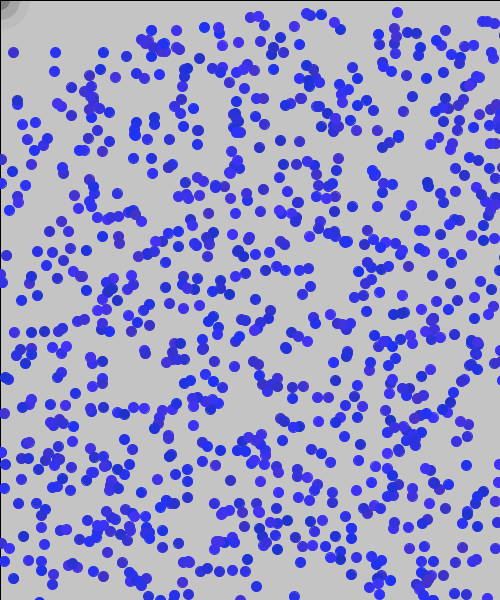
Frame 1 (no input)
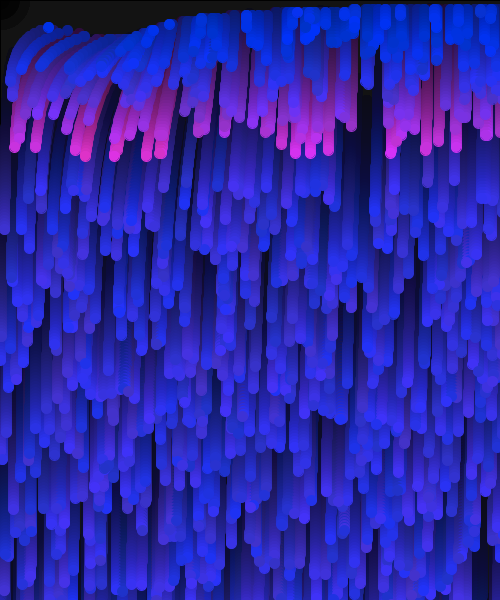
Frame 60 (the mouse pressed at the canvas centre just before this capture)
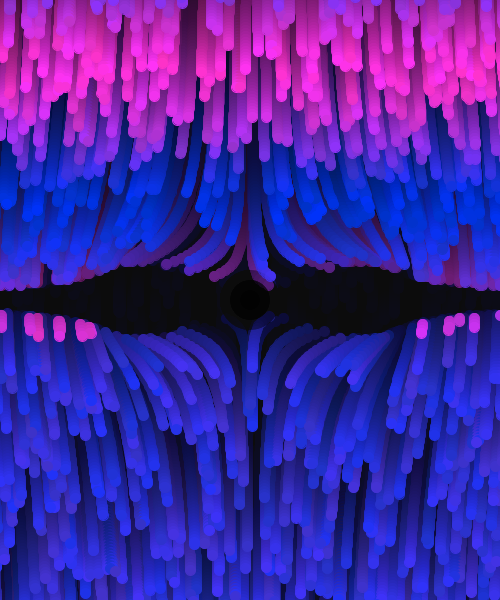
Frame 120 (the mouse held since frame 60 and released just before this capture)

The Processing sketch that drew these frames (run headless with seeded random() and noise(); from frame 60 on, the mouse is pressed at the canvas centre):

// Processing sketch: processing_11081
// ── processing_11081.pde

//import Java.util.ArrayList;

Cell[] cells = new Cell[1000];

void setup(){
  size(500,600);
  for(int i=0; i<cells.length; i++){
    cells[i] = new Cell(random(0,width),random(0,height));
  }
}

void draw(){
  Cell eh;
  float dx,dy,nag,sX,sY;
  //filter(ERODE);
  //background(0);
  fill(0,0,0,10);
  rect(0,0,width,height);
  for(int i=0; i<cells.length; i++){
    cells[i].y += 3;
    if (cells[i].y > height+10){
      cells[i].y = -12;
      cells[i].x = random(0,width);
      cells[i].c = color(map(sin(millis()/500.0),-1.0,1.0,0,255), 50, random(200,250));
    } else {
      
      dx = cells[i].x-mouseX;
      dy = cells[i].y-mouseY;
      nag = dx*dx+dy*dy;
      sX = 6000*dx/nag;
      if (abs(sX) > abs(dy)*2){
        sX = 1000; //poof!
      }
      
      fill(cells[i].c);
      stroke(cells[i].c); 
      ellipse( cells[i].x + sX, cells[i].y, 10, 10);
    }
  }
  
  noStroke();
  fill(0,10);
  ellipse(mouseX,mouseY,60,60);
  fill(0,30);
  ellipse(mouseX,mouseY,40,40);
  fill(0,60);
  ellipse(mouseX,mouseY,20,20);
}

class Cell {
  public float x,y;
  public color c;
  public Cell(float X, float Y){
    x = X;
    y = Y;
    c = color(random(30,70), 50, random(200,250));
  }
}
